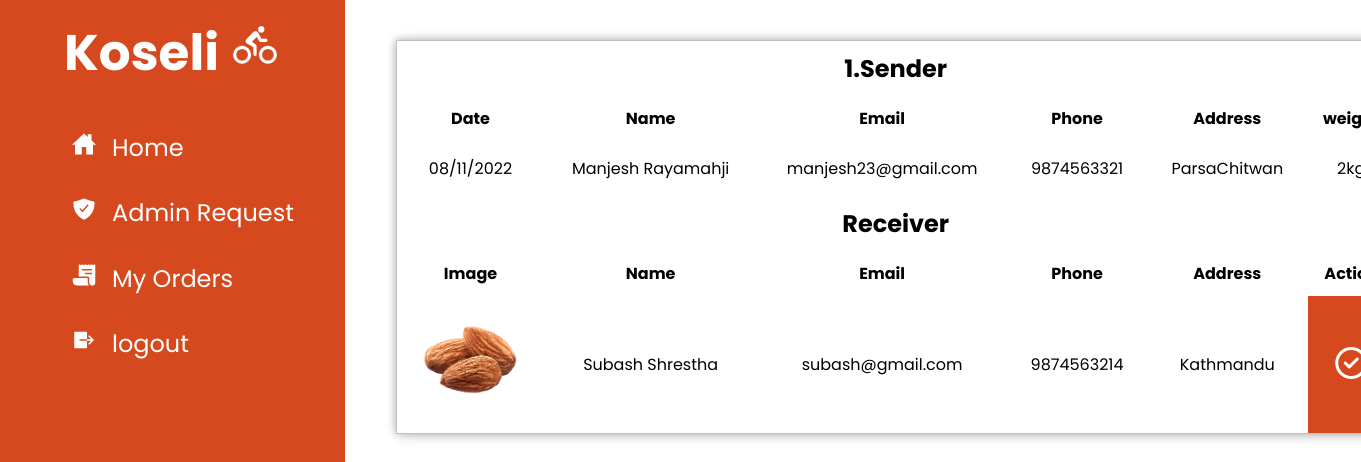
The app's page /staff/?r=adminrequest (signed in) with its own data.
### tables this page shows
CREATE TABLE `courier` (
  `oid` int(11) NOT NULL,
  `uid` int(255) NOT NULL,
  `sid` int(255) NOT NULL DEFAULT 0,
  `ordername` text NOT NULL,
  `rname` text NOT NULL,
  `remail` varchar(30) NOT NULL,
  `rphone` varchar(10) NOT NULL,
  `raddress` varchar(20) NOT NULL,
  `weight` int(2) NOT NULL,
  `date` varchar(255) NOT NULL,
  `image` text NOT NULL,
  `status` int(2) NOT NULL DEFAULT 0
);

CREATE TABLE `user` (
  `id` int(11) NOT NULL,
  `name` varchar(20) NOT NULL,
  `username` varchar(20) NOT NULL,
  `password` varchar(20) NOT NULL,
  `email` varchar(30) NOT NULL,
  `phone` varchar(10) NOT NULL,
  `address` varchar(20) NOT NULL,
  `gender` varchar(6) NOT NULL
);

### staff/controller/requestcontroller.php (called while the page is built)
<?php
include 'view/navbar.php';
include 'view/request.php';
?>

### staff/model/dbmodel.php (called while the page is built, shortened)
<?php
function db_connect()
{
    $db['host'] = "localhost";
    $db['username'] = "root";
    $db['password'] = "";
    $db['db_name'] = "koseli";
    $conn = new mysqli($db['host'], $db['username'], $db['password'], $db['db_name']);
    return $conn;
}
function view_courier()
{
    $conn = db_connect();
    $sql = "SELECT * from courier INNER JOIN user ON courier.uid=user.id WHERE courier.status='1'";
    $result = $conn->query($sql);
    if ($result) {
        return $result;
    } else {
        return false;
    }
}
?>

### staff/view/request.php (the view, shortened to what this page needs)
<?php
    include 'model/dbmodel.php';
    ?>
<!DOCTYPE html>
<html lang="en">
<head>
</head>
<body>
    <div class="box">
    <?php
    $sid=$_SESSION['staff']['user_id'];
    $request = view_courier();
if($request)
    $i=0;
?>
<table style=text-align:center>
<div class= data>
 <?php
while ($row = $request->fetch_assoc()) {
    $i++;
    ?>
    <tr> <th colspan=7><h2><?php echo $i; ?>.Sender<h2></th>
</tr>
      <tr>
      <th> Date</th>
        <th> Name</th>
        <th> Email</th>
        <th> Phone</th>
        <th> Address</th>
        <th> weight</th>
</tr>
    <tr>
        <td><?php echo $row['date']; ?></td>
        <td><?php echo $row['name']; ?></td>
        <td><?php echo $row['email']; ?></td>
        <td><?php echo $row['phone']; ?></td>
        <td><?php echo $row['address']; ?></td>
        <td><?php echo $row['weight']; ?>kg</td>
</tr>
<tr>
    <th colspan=7><h2>Receiver<h2></th>
</tr>
<tr>
    <th> Image</th>
    <th> Name</th>
    <th> Email</th>
    <th> Phone</th>
    <th> Address</th>
    <th> Action</th>
</tr>
<tr>
    <td> <img src="../<?php echo $row['image']; ?>" alt="pic" style="max-width: 100px;"/> </td>
    <td><?php echo $row['rname']; ?></td>
    <td><?php echo $row['remail']; ?></td>
    <td><?php echo $row['rphone']; ?></td>
    <td><?php echo $row['raddress']; ?></td>
    <td bgcolor=#d6491e >  <a style=color: white href=<?php echo $base_url; ?>?r=accept&uid=<?php echo $row['oid'] ;?>&sid=<?php echo $sid ; ?>><i class="fa-2x fa-regular fa-circle-check"></i></a>
</tr>
<?php
    }
?>
</div>
</table>
</div>
</body>
</html>

### staff/css/style.css (style rules this page uses)
:root { --main-color: #d6491e; --color-dark: #1d2231; --text-color: #d6491e; }
* { margin: 0; box-sizing: border-box; list-style-type: none; text-decoration: none; font-family: 'Poppins', sans-serif; }

### staff/view/request.php (style rules this page uses)
body { margin: 50px; position: relative; left: 21rem; width: 45%; }
table { position: relative; left: 62%; bottom: 10px; transform: translate(-37%, 0%); border-collapse: collapse; width:1000px; height: 200px; border: 1px solid #bdc3c7; box-shadow: 2px 2px 12px rgba(0, 0, 0, 0.2), -1px -1px 8px rgba(0, 0, 0, 0.2); }
th { padding: 10px; }
td { padding: 15px; }
tr { transition: all .2s ease-in; cursor: pointer; }
a { color: #fff; }

### records on screen
courier: date "08/11/2022", uid.name "Manjesh Rayamahji", uid.email "manjesh23@gmail.com", uid.phone "9874563321", uid.address "ParsaChitwan", weight "2", image (picture), rname "Subash Shrestha", remail "subash@gmail.com", rphone "9874563214", raddress "Kathmandu"
